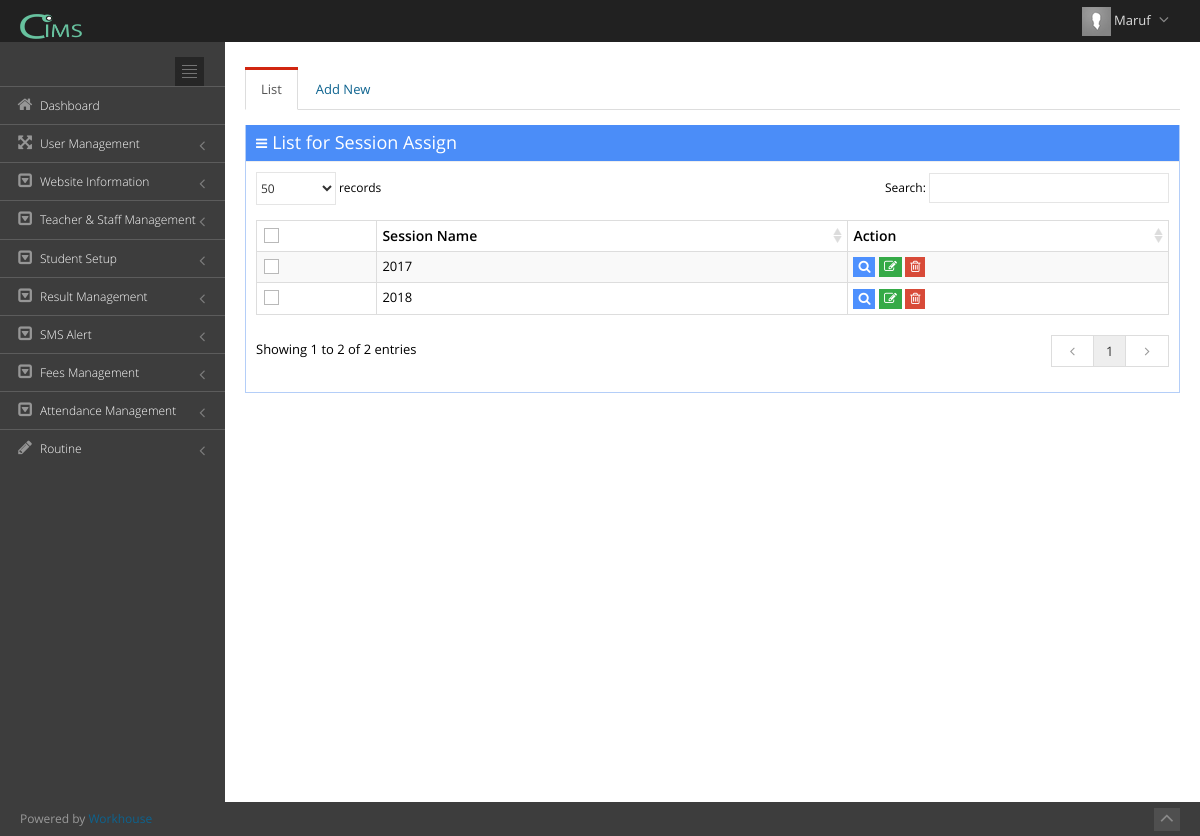
Screenshot of /index.php?view=session_assign (signed in) with the database file from the repository.
### tables this page shows
CREATE TABLE `user_admin` (
  `userid` int(11) NOT NULL,
  `username` text NOT NULL,
  `usr_code` varchar(500) NOT NULL,
  `role` varchar(100) NOT NULL,
  `password` varchar(500) NOT NULL,
  `image` varchar(300) NOT NULL,
  `userdate` date NOT NULL,
  `uniqueToken` varchar(40) NOT NULL
);

CREATE TABLE `t_modules` (
  `moduleid` int(11) NOT NULL COMMENT 'module id',
  `name` text NOT NULL,
  `page_caption` text NOT NULL,
  `page_link` text NOT NULL,
  `is_report` int(2) NOT NULL COMMENT '1=report,0=form',
  `is_main` int(2) NOT NULL COMMENT '1=main,0=sub',
  `icon` varchar(300) NOT NULL,
  `show` int(2) NOT NULL COMMENT '1=show,0=hide'
);

CREATE TABLE `tbl_session` (
  `session_id` int(11) NOT NULL,
  `school_id` int(11) NOT NULL,
  `session_name` varchar(255) NOT NULL,
  `status` tinyint(4) NOT NULL DEFAULT '1',
  `created_on` datetime NOT NULL
);

### include/view.php (called while the page is built, shortened)
<?php
	require('functions.php');
	$htaccess = isset($_SERVER['HTACCESS']);
	if(isset($_GET['view'])){
	 	@$view = $_GET['view'];
	}
	else {
	 	$view = 'login';
	}
	$page = $view.'_asoft.php';
	include($page);
?>

### include/functions.php (called while the page is built, shortened)
<?php
function urlroute($url){
	global $htaccess;
	if(!$htaccess){
		$url = 'index.php?view='.$url;
	}
	return $url;
}
function escape($input){
	return mysql_real_escape_string($input);
}
function name($email){
	$sql = "SELECT username FROM user_admin WHERE usr_code = '$email'";
	$qry = mysql_query($sql) or die ("Error in name selection at header".mysql_error());
	$rs = mysql_fetch_array($qry);
	return $rs['username'];
}
?>

### session_assign_asoft.php (the view, shortened to what this page needs)
<?php
$sql_Name = "SELECT name,page_link,page_caption FROM `t_modules` where page_link='".$view."'";
$qry_Name = mysql_query($sql_Name);
$page_title = mysql_result($qry_Name, 0, "name");
$page_link = mysql_result($qry_Name, 0, "page_link");
if(isset($_SESSION['com_cbs_aaiam_school_maruf_user_email']) == true)
{
?>
<div class="page-content">
<div class="row">
    <div class="col-md-12">
        <div class="tabbable tabbable-custom boxless">
            <ul class="nav nav-tabs">
                 <li class="<?php if(@$_REQUEST['temp']=="Save" || @$_REQUEST['temp']=="View") {echo "";} else{echo "active";}?>"><a href="#tab_0" data-toggle="tab">List</a></li>
                <li class="<?php if(@$_REQUEST['temp']=="Save" || @$_REQUEST['temp']=="View") {echo "active";} else{echo "";}?>"><a href="#tab_1" data-toggle="tab">Add New</a></li>
            </ul>
            <div class="tab-content">
                <div class="tab-pane <?php if(@$_REQUEST['temp']=="Save" || @$_REQUEST['temp']=="View") {echo "";} else{echo "active";}?>" id="tab_0">
                	<div class="portlet box blue ">
                        <div class="portlet-title">
                            <div class="caption"><i class="icon-reorder"></i>List for <?php echo $page_title;?></div>
                        </div>
                        <div class="portlet-body  flip-scroll">
                            <form action=""  class="form-horizontal form-bordered" id="formIDdel" method="post" enctype="multipart/form-data">
                            <table class="table table-bordered table-striped table-condensed flip-content" id="sample_1">
                                <thead class="flip-content">
                                    <tr>
                                       <th><input type="checkbox" class="group-checkable" data-set="#sample_1 .checkboxes" /></th>
                                       <th>Session Name</th>
                                       <th>Action</th>
                                    </tr>
                                </thead>
                                <tbody>
                                <?php
                                $sql_user_admin = "SELECT * FROM tbl_session";
                                $qry_user_admin = mysql_query($sql_user_admin);
                                while($row = mysql_fetch_array($qry_user_admin)){
									$pk = $row['session_id'];
                                ?>
                                <tr>
                                    <td><input type="checkbox" class="checkboxes" value="1" /></td>
                                    <td><?php echo $row['session_name']?></td>
                                    <td>
                                    <?php if(@$row_access_acs[3] == 'View') {?>
                                        <a
                                        href="<?php echo urlroute($page_link); ?>&Editid=<?php echo $pk;?>&temp=View"
                                        class="btn btn-xs blue">
                                        <i class="icon-search"></i>
                                        </a>
                                    <?php }?>
                                    <?php if(@$row_access_acs[1] == 'Edit') {?>
                                        <a onclick="return confirm('Do you want to Edit?')"
                                        href="<?php echo urlroute($page_link); ?>&Editid=<?php echo $pk;?>&temp=Save"
                                        class="btn btn-xs green">
                                        <i class="icon-edit"></i>
                                        </a>
                                    <?php }?>
                                    <?php if(@$row_access_acs[2] == 'Delete') {?>
                                        <a 	onclick="return confirm('Do you want to Delete?')"
                                        href="<?php echo urlroute($page_link); ?>&Deleteid=<?php echo $pk;?>&temp=Delete"
                                        class="btn btn-xs red">
                                        <i class="icon-trash"></i>
                                        </a>
                                    <?php }?>
                                    </td>
                                </tr>
                                <?php } ?>
                                </tbody>
                            </table>
                            </form>
                        </div>
                    </div>
                </div>
        	</div>
        </div>
    </div>
</div>
</div>
<?php
} else
{
?>  <script type="text/javascript">
location.replace('index.php');
</script>
<?php }?>

### include/nav_header.php (shortened to what this page needs)
<div class="header navbar navbar-inverse navbar-fixed-top">
        <div class="header-inner">
           <a class="navbar-brand" href="#" target="_blank">
            <img src="img/login-logo.png" alt="logo" class="img-responsive" style="height:25px"/>
            </a>
            <ul class="nav navbar-nav pull-right">
                <li class="dropdown user">
                	<a href="#" class="dropdown-toggle" data-toggle="dropdown" data-hover="dropdown" data-close-others="true">
                        <?php
						$sql_view = "SELECT * FROM user_admin WHERE usr_code='".@$_SESSION['com_cbs_aaiam_school_maruf_user_email']."'";
						$qry_view = mysql_query($sql_view) or die("Error in view ->".mysql_error());
						$rs_view = mysql_fetch_array($qry_view);
						@$path = 'img/user/'.@$rs_view["image"];
						if(@$rs_view["image"] != "" && file_exists($path)==true){
							$thumbs  = 'img/user/thumbs/small'.@$rs_view["image"];
						}else{
							$thumbs  = 'assets/img/avatar.png';
						}
						?>
                        <img alt="" src="<?php echo $thumbs;?>" height="29"/>
               	 		<span class="username"><?php echo name($_SESSION['com_cbs_aaiam_school_maruf_user_email']);?></span>
                		<i class="icon-angle-down"></i>
                	</a>
                </li>
            </ul>
        </div>
</div>

### include/nav_sidebar.php (shortened to what this page needs)
<div class="page-sidebar navbar-collapse collapse">
         <ul class="page-sidebar-menu">
            <li>
               <div class="sidebar-toggler hidden-phone"></div>
            </li>
            <?php
$Select = mysql_query("SELECT * FROM `hierarchy`");
while($Row = mysql_fetch_assoc($Select)){
	if($Row['category'] == 'm'){
		$Arr[$Row['hierarchy_id']] = $Row['sub_category'];
	}else{
		$Childs[$Row['category']][$Row['hierarchy_id']] = $Row['sub_category'];
	}
}
function gettree($Array,$view,$macs){
		foreach($Array as $key => $value){
			if(array_key_exists($value,@$macs)){
				$sql_category_name = "SELECT * FROM t_modules WHERE moduleid = '".escape($value)."'";
				$qry_category_name = mysql_query($sql_category_name);
				while($rs_category_name = mysql_fetch_array($qry_category_name))
				{
					$name = $rs_category_name['name'];
					$page_link = $rs_category_name['page_link'];
					$icon = $rs_category_name['icon'];
				}
				$qry_is_main_cat = mysql_query("SELECT category FROM `hierarchy` WHERE hierarchy_id=$key");
				$is_main_cat = mysql_result($qry_is_main_cat, 0, "category");
				echo '<li id="module_'.$value.'" ';
					if($page_link == $view) echo 'class="active "';
				echo '>';
					echo '<a   href="'.urlroute($page_link).'"';
					echo '>';
						echo '<i class="'.$icon.'"></i>';
						echo '<span class="title">';
						echo $name;
						echo '</span>';
					echo '</a> ';
				if($is_main_cat != 'm'){
					echo '</li>';
				}
			}
		}
}
gettree($Arr,$view,$macs);
?>
         </ul>
      </div>

### assets/css/style-metronic.css (style rules this page uses)
div, input, select, textarea, span, img, table, td, th, p, a, button, ul, code, pre, li { -webkit-border-radius: 0 !important; -moz-border-radius: 0 !important; border-radius: 0 !important; }
.btn { border-width: 0; padding: 7px 14px; font-size: 14px; outline: none !important; -webkit-box-shadow: none !important; -moz-box-shadow: none !important; box-shadow: none !important; -webkit-border-radius: 0 !important; -moz-border-radius: 0 !important; border-radius: 0 !important; -webkit-text-shadow: none; -moz-text-shadow: none; text-shadow: none; }
.btn.red { color: white; text-shadow: none; background-color: #d84a38; }
.btn.blue { color: white; text-shadow: none; background-color: #4d90fe; }
.btn.green { color: white; text-shadow: none; background-color: #35aa47; }
.btn > i { font-size: 14px; }
.btn-sm, .btn-xs { padding: 5px 10px; font-size: 12px; line-height: 1.5; }
.btn-sm > i, .btn-xs > i { font-size: 13px; }
.btn-xs { padding: 1px 5px; }
.nav-tabs, .nav-pills { margin-bottom: 10px; }
.table thead > tr > th { border-bottom: 0; }

### assets/css/style-responsive.css (style rules this page uses)
@media (min-width: 992px) { .page-sidebar { position: absolute; width: 225px; } }
@media (min-width: 992px) { .page-sidebar.navbar-collapse { max-height: none !important; } }
@media (min-width: 992px) { .page-content { margin-left: 225px; margin-top: 0px; min-height: 760px; padding: 25px 20px 20px 20px; } }

### assets/css/plugins.css (style rules this page uses)
.dataTable { width: 100% !important; clear: both; margin-top: 5px; }
.dataTable > thead > tr > th.sorting, .dataTable > thead > tr > th.sorting_asc, .dataTable > thead > tr > th.sorting_desc { padding-right: 18px; }

### assets/css/themes/default.css (style rules this page uses)
body { background-color: #3d3d3d !important; }
.header { filter: none !important; background-image: none !important; background-color: #212121 !important; }
.header .navbar-nav li.dropdown .dropdown-toggle i { color: #8a8a8a !important; }
.page-sidebar { background-color: #3d3d3d; }
ul.page-sidebar-menu > li > a { border-top: 1px solid #5c5c5c !important; color: #ffffff !important; }
ul.page-sidebar-menu > li:last-child > a { border-bottom: 1px solid transparent !important; }
ul.page-sidebar-menu > li a i { color: #969696; }
.sidebar-toggler { background-image: url(../../img/sidebar-toggler.jpg); background-color: #242424; }

### rows the page displays
user_admin: username "Maruf"
t_modules: name "Dashboard"
t_modules: name "User Management"
t_modules: name "Website Information"
t_modules: name "Teacher & Staff Management"
t_modules: name "Student Setup"
t_modules: name "Result Management"
t_modules: name "SMS Alert"
t_modules: name "Fees Management"
t_modules: name "Attendance Management"
t_modules: name "Routine"
t_modules: name "Session Assign"
tbl_session: session_name "2017"
tbl_session: session_name "2018"
